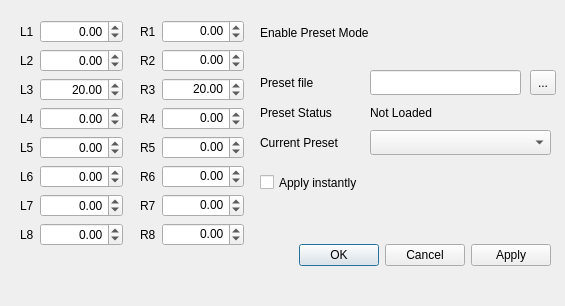
<?xml version="1.0" encoding="UTF-8"?>
<ui version="4.0">
 <class>Dialog</class>
 <widget class="QDialog" name="Dialog">
  <property name="geometry">
   <rect>
    <x>0</x>
    <y>0</y>
    <width>565</width>
    <height>306</height>
   </rect>
  </property>
  <property name="windowTitle">
   <string>Preset</string>
  </property>
  <widget class="QWidget" name="formLayoutWidget">
   <property name="geometry">
    <rect>
     <x>20</x>
     <y>20</y>
     <width>103</width>
     <height>261</height>
    </rect>
   </property>
   <layout class="QFormLayout" name="formLayout">
    <item row="0" column="0">
     <widget class="QLabel" name="l1Label">
      <property name="text">
       <string>L1</string>
      </property>
     </widget>
    </item>
    <item row="0" column="1">
     <widget class="QDoubleSpinBox" name="l1DoubleSpinBox">
      <property name="alignment">
       <set>Qt::AlignmentFlag::AlignRight|Qt::AlignmentFlag::AlignTrailing|Qt::AlignmentFlag::AlignVCenter</set>
      </property>
      <property name="minimum">
       <double>-999.990000000000009</double>
      </property>
      <property name="maximum">
       <double>999.990000000000009</double>
      </property>
     </widget>
    </item>
    <item row="1" column="0">
     <widget class="QLabel" name="l2Label">
      <property name="text">
       <string>L2</string>
      </property>
     </widget>
    </item>
    <item row="1" column="1">
     <widget class="QDoubleSpinBox" name="l2DoubleSpinBox">
      <property name="alignment">
       <set>Qt::AlignmentFlag::AlignRight|Qt::AlignmentFlag::AlignTrailing|Qt::AlignmentFlag::AlignVCenter</set>
      </property>
      <property name="minimum">
       <double>-999.990000000000009</double>
      </property>
      <property name="maximum">
       <double>999.990000000000009</double>
      </property>
     </widget>
    </item>
    <item row="2" column="0">
     <widget class="QLabel" name="l3Label">
      <property name="text">
       <string>L3</string>
      </property>
     </widget>
    </item>
    <item row="2" column="1">
     <widget class="QDoubleSpinBox" name="l3DoubleSpinBox">
      <property name="alignment">
       <set>Qt::AlignmentFlag::AlignRight|Qt::AlignmentFlag::AlignTrailing|Qt::AlignmentFlag::AlignVCenter</set>
      </property>
      <property name="minimum">
       <double>-999.990000000000009</double>
      </property>
      <property name="maximum">
       <double>999.990000000000009</double>
      </property>
      <property name="value">
       <double>20.000000000000000</double>
      </property>
     </widget>
    </item>
    <item row="3" column="0">
     <widget class="QLabel" name="l4Label">
      <property name="text">
       <string>L4</string>
      </property>
     </widget>
    </item>
    <item row="3" column="1">
     <widget class="QDoubleSpinBox" name="l4DoubleSpinBox">
      <property name="alignment">
       <set>Qt::AlignmentFlag::AlignRight|Qt::AlignmentFlag::AlignTrailing|Qt::AlignmentFlag::AlignVCenter</set>
      </property>
      <property name="minimum">
       <double>-999.990000000000009</double>
      </property>
      <property name="maximum">
       <double>999.990000000000009</double>
      </property>
     </widget>
    </item>
    <item row="4" column="0">
     <widget class="QLabel" name="l5Label">
      <property name="text">
       <string>L5</string>
      </property>
     </widget>
    </item>
    <item row="4" column="1">
     <widget class="QDoubleSpinBox" name="l5DoubleSpinBox">
      <property name="alignment">
       <set>Qt::AlignmentFlag::AlignRight|Qt::AlignmentFlag::AlignTrailing|Qt::AlignmentFlag::AlignVCenter</set>
      </property>
      <property name="minimum">
       <double>-999.990000000000009</double>
      </property>
      <property name="maximum">
       <double>999.990000000000009</double>
      </property>
     </widget>
    </item>
    <item row="5" column="0">
     <widget class="QLabel" name="l6Label">
      <property name="text">
       <string>L6</string>
      </property>
     </widget>
    </item>
    <item row="5" column="1">
     <widget class="QDoubleSpinBox" name="l6DoubleSpinBox">
      <property name="alignment">
       <set>Qt::AlignmentFlag::AlignRight|Qt::AlignmentFlag::AlignTrailing|Qt::AlignmentFlag::AlignVCenter</set>
      </property>
      <property name="minimum">
       <double>-999.990000000000009</double>
      </property>
      <property name="maximum">
       <double>999.990000000000009</double>
      </property>
     </widget>
    </item>
    <item row="6" column="0">
     <widget class="QLabel" name="l7Label">
      <property name="text">
       <string>L7</string>
      </property>
     </widget>
    </item>
    <item row="6" column="1">
     <widget class="QDoubleSpinBox" name="l7DoubleSpinBox">
      <property name="alignment">
       <set>Qt::AlignmentFlag::AlignRight|Qt::AlignmentFlag::AlignTrailing|Qt::AlignmentFlag::AlignVCenter</set>
      </property>
      <property name="minimum">
       <double>-999.990000000000009</double>
      </property>
      <property name="maximum">
       <double>999.990000000000009</double>
      </property>
     </widget>
    </item>
    <item row="7" column="0">
     <widget class="QLabel" name="l8Label">
      <property name="text">
       <string>L8</string>
      </property>
     </widget>
    </item>
    <item row="7" column="1">
     <widget class="QDoubleSpinBox" name="l8DoubleSpinBox">
      <property name="alignment">
       <set>Qt::AlignmentFlag::AlignRight|Qt::AlignmentFlag::AlignTrailing|Qt::AlignmentFlag::AlignVCenter</set>
      </property>
      <property name="minimum">
       <double>-999.990000000000009</double>
      </property>
      <property name="maximum">
       <double>999.990000000000009</double>
      </property>
     </widget>
    </item>
   </layout>
  </widget>
  <widget class="QWidget" name="formLayoutWidget_2">
   <property name="geometry">
    <rect>
     <x>140</x>
     <y>20</y>
     <width>104</width>
     <height>261</height>
    </rect>
   </property>
   <layout class="QFormLayout" name="formLayout_2">
    <item row="0" column="0">
     <widget class="QLabel" name="r1Label">
      <property name="text">
       <string>R1</string>
      </property>
     </widget>
    </item>
    <item row="0" column="1">
     <widget class="QDoubleSpinBox" name="r1DoubleSpinBox">
      <property name="alignment">
       <set>Qt::AlignmentFlag::AlignRight|Qt::AlignmentFlag::AlignTop|Qt::AlignmentFlag::AlignTrailing</set>
      </property>
      <property name="minimum">
       <double>-999.990000000000009</double>
      </property>
      <property name="maximum">
       <double>999.990000000000009</double>
      </property>
     </widget>
    </item>
    <item row="1" column="0">
     <widget class="QLabel" name="r2Label">
      <property name="text">
       <string>R2</string>
      </property>
     </widget>
    </item>
    <item row="1" column="1">
     <widget class="QDoubleSpinBox" name="r2DoubleSpinBox">
      <property name="alignment">
       <set>Qt::AlignmentFlag::AlignRight|Qt::AlignmentFlag::AlignTop|Qt::AlignmentFlag::AlignTrailing</set>
      </property>
      <property name="minimum">
       <double>-999.990000000000009</double>
      </property>
      <property name="maximum">
       <double>999.990000000000009</double>
      </property>
     </widget>
    </item>
    <item row="2" column="0">
     <widget class="QLabel" name="r3Label">
      <property name="text">
       <string>R3</string>
      </property>
     </widget>
    </item>
    <item row="2" column="1">
     <widget class="QDoubleSpinBox" name="r3DoubleSpinBox">
      <property name="alignment">
       <set>Qt::AlignmentFlag::AlignRight|Qt::AlignmentFlag::AlignTop|Qt::AlignmentFlag::AlignTrailing</set>
      </property>
      <property name="minimum">
       <double>-999.990000000000009</double>
      </property>
      <property name="maximum">
       <double>999.990000000000009</double>
      </property>
      <property name="value">
       <double>20.000000000000000</double>
      </property>
     </widget>
    </item>
    <item row="3" column="0">
     <widget class="QLabel" name="r4Label">
      <property name="text">
       <string>R4</string>
      </property>
     </widget>
    </item>
    <item row="3" column="1">
     <widget class="QDoubleSpinBox" name="r4DoubleSpinBox">
      <property name="alignment">
       <set>Qt::AlignmentFlag::AlignRight|Qt::AlignmentFlag::AlignTop|Qt::AlignmentFlag::AlignTrailing</set>
      </property>
      <property name="minimum">
       <double>-999.990000000000009</double>
      </property>
      <property name="maximum">
       <double>999.990000000000009</double>
      </property>
     </widget>
    </item>
    <item row="4" column="0">
     <widget class="QLabel" name="r5Label">
      <property name="text">
       <string>R5</string>
      </property>
     </widget>
    </item>
    <item row="4" column="1">
     <widget class="QDoubleSpinBox" name="r5DoubleSpinBox">
      <property name="alignment">
       <set>Qt::AlignmentFlag::AlignRight|Qt::AlignmentFlag::AlignTop|Qt::AlignmentFlag::AlignTrailing</set>
      </property>
      <property name="minimum">
       <double>-999.990000000000009</double>
      </property>
      <property name="maximum">
       <double>999.990000000000009</double>
      </property>
     </widget>
    </item>
    <item row="5" column="0">
     <widget class="QLabel" name="r6Label">
      <property name="text">
       <string>R6</string>
      </property>
     </widget>
    </item>
    <item row="5" column="1">
     <widget class="QDoubleSpinBox" name="r6DoubleSpinBox">
      <property name="alignment">
       <set>Qt::AlignmentFlag::AlignRight|Qt::AlignmentFlag::AlignTop|Qt::AlignmentFlag::AlignTrailing</set>
      </property>
      <property name="minimum">
       <double>-999.990000000000009</double>
      </property>
      <property name="maximum">
       <double>999.990000000000009</double>
      </property>
     </widget>
    </item>
    <item row="6" column="0">
     <widget class="QLabel" name="r7Label">
      <property name="text">
       <string>R7</string>
      </property>
     </widget>
    </item>
    <item row="6" column="1">
     <widget class="QDoubleSpinBox" name="r7DoubleSpinBox">
      <property name="alignment">
       <set>Qt::AlignmentFlag::AlignRight|Qt::AlignmentFlag::AlignTop|Qt::AlignmentFlag::AlignTrailing</set>
      </property>
      <property name="minimum">
       <double>-999.990000000000009</double>
      </property>
      <property name="maximum">
       <double>999.990000000000009</double>
      </property>
     </widget>
    </item>
    <item row="7" column="0">
     <widget class="QLabel" name="r8Label">
      <property name="text">
       <string>R8</string>
      </property>
     </widget>
    </item>
    <item row="7" column="1">
     <widget class="QDoubleSpinBox" name="r8DoubleSpinBox">
      <property name="alignment">
       <set>Qt::AlignmentFlag::AlignRight|Qt::AlignmentFlag::AlignTop|Qt::AlignmentFlag::AlignTrailing</set>
      </property>
      <property name="minimum">
       <double>-999.990000000000009</double>
      </property>
      <property name="maximum">
       <double>999.990000000000009</double>
      </property>
     </widget>
    </item>
   </layout>
  </widget>
  <widget class="QCheckBox" name="apply_inst_cbx">
   <property name="geometry">
    <rect>
     <x>260</x>
     <y>170</y>
     <width>251</width>
     <height>25</height>
    </rect>
   </property>
   <property name="text">
    <string>Apply instantly</string>
   </property>
  </widget>
  <widget class="QDialogButtonBox" name="buttonBox">
   <property name="geometry">
    <rect>
     <x>260</x>
     <y>240</y>
     <width>291</width>
     <height>30</height>
    </rect>
   </property>
   <property name="standardButtons">
    <set>QDialogButtonBox::StandardButton::Apply|QDialogButtonBox::StandardButton::Cancel|QDialogButtonBox::StandardButton::Ok</set>
   </property>
   <property name="centerButtons">
    <bool>false</bool>
   </property>
  </widget>
  <widget class="QToolButton" name="toolButton">
   <property name="geometry">
    <rect>
     <x>530</x>
     <y>70</y>
     <width>26</width>
     <height>25</height>
    </rect>
   </property>
   <property name="text">
    <string>...</string>
   </property>
  </widget>
  <widget class="QLineEdit" name="preset_file_path">
   <property name="geometry">
    <rect>
     <x>370</x>
     <y>70</y>
     <width>151</width>
     <height>25</height>
    </rect>
   </property>
  </widget>
  <widget class="QLabel" name="label">
   <property name="geometry">
    <rect>
     <x>260</x>
     <y>70</y>
     <width>81</width>
     <height>25</height>
    </rect>
   </property>
   <property name="text">
    <string>Preset file</string>
   </property>
  </widget>
  <widget class="QLabel" name="label_2">
   <property name="geometry">
    <rect>
     <x>260</x>
     <y>130</y>
     <width>101</width>
     <height>25</height>
    </rect>
   </property>
   <property name="text">
    <string>Current Preset</string>
   </property>
  </widget>
  <widget class="QComboBox" name="preset_list_cbx">
   <property name="geometry">
    <rect>
     <x>370</x>
     <y>130</y>
     <width>181</width>
     <height>25</height>
    </rect>
   </property>
  </widget>
  <widget class="QLabel" name="label_3">
   <property name="geometry">
    <rect>
     <x>260</x>
     <y>100</y>
     <width>101</width>
     <height>25</height>
    </rect>
   </property>
   <property name="text">
    <string>Preset Status</string>
   </property>
  </widget>
  <widget class="QPushButton" name="enable_preset_mode_btn">
   <property name="enabled">
    <bool>true</bool>
   </property>
   <property name="geometry">
    <rect>
     <x>510</x>
     <y>20</y>
     <width>44</width>
     <height>30</height>
    </rect>
   </property>
   <property name="minimumSize">
    <size>
     <width>41</width>
     <height>21</height>
    </size>
   </property>
   <property name="baseSize">
    <size>
     <width>41</width>
     <height>21</height>
    </size>
   </property>
   <property name="styleSheet">
    <string notr="true">QPushButton{
	background-color: none;
	border-radius: 5%;
}</string>
   </property>
   <property name="text">
    <string/>
   </property>
   <property name="icon">
    <iconset resource="buttons.qrc">
     <normaloff>:/toggle/off</normaloff>
     <normalon>:/toggle/on</normalon>:/toggle/off</iconset>
   </property>
   <property name="iconSize">
    <size>
     <width>40</width>
     <height>40</height>
    </size>
   </property>
   <property name="checkable">
    <bool>true</bool>
   </property>
   <property name="checked">
    <bool>false</bool>
   </property>
  </widget>
  <widget class="QLabel" name="label_4">
   <property name="geometry">
    <rect>
     <x>260</x>
     <y>20</y>
     <width>221</width>
     <height>25</height>
    </rect>
   </property>
   <property name="text">
    <string>Enable Preset Mode</string>
   </property>
  </widget>
  <widget class="QLabel" name="preset_status_text">
   <property name="geometry">
    <rect>
     <x>370</x>
     <y>100</y>
     <width>181</width>
     <height>25</height>
    </rect>
   </property>
   <property name="text">
    <string>Not Loaded</string>
   </property>
  </widget>
 </widget>
 <resources>
  <include location="buttons.qrc"/>
 </resources>
 <connections>
  <connection>
   <sender>buttonBox</sender>
   <signal>accepted()</signal>
   <receiver>Dialog</receiver>
   <slot>accept()</slot>
   <hints>
    <hint type="sourcelabel">
     <x>405</x>
     <y>254</y>
    </hint>
    <hint type="destinationlabel">
     <x>282</x>
     <y>152</y>
    </hint>
   </hints>
  </connection>
  <connection>
   <sender>buttonBox</sender>
   <signal>rejected()</signal>
   <receiver>Dialog</receiver>
   <slot>reject()</slot>
   <hints>
    <hint type="sourcelabel">
     <x>405</x>
     <y>254</y>
    </hint>
    <hint type="destinationlabel">
     <x>282</x>
     <y>152</y>
    </hint>
   </hints>
  </connection>
 </connections>
</ui>
